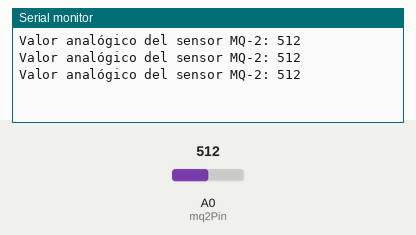
A sketch run on a simulated Arduino Uno, built with avr-gcc and run on an emulated ATmega328P. Shown: the last lines printed to the serial monitor. The inputs (shaded band) are chosen by the test bench; at power-on: A0 (mq2Pin) = 512.

Above: at 1.3 s.
1.4 s: A0 (mq2Pin) set to 716
At 1.9 s:
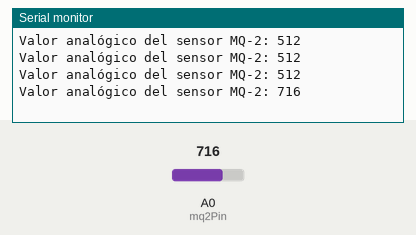
2.9 s: A0 (mq2Pin) set to 900
At 3.4 s:
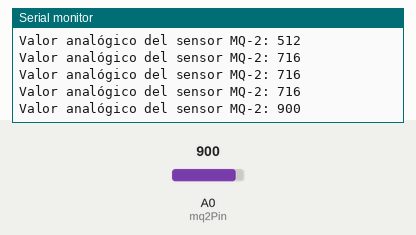
Timing chart, 0 to 5.9 s (numbered marks = the images above; inputs shaded):
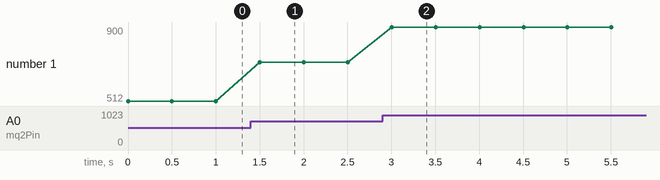

Measured:
- after the input at 1.4 s, the serial monitor: prints a new line after 0.10 s (image 1)
- after the input at 2.9 s, the serial monitor: prints a new line after 0.10 s (image 2)
- plotted number 1: 512 → 716 after the input at 1.4 s, 716 → 900 after the input at 2.9 s

The sketch:

MQ-2_PRUEBA.ino
```cpp
// Define el pin al que está conectado el sensor MQ-2
const int mq2Pin = A0; //  Pin analógico A0

void setup() {
  // Inicializa la comunicación serial para mostrar los datos
  Serial.begin(9600);
}

void loop() {
  // Lee el valor analógico del sensor
  int sensorValue = analogRead(mq2Pin);

  // Imprime el valor leído en el monitor serial
  Serial.print("Valor analógico del sensor MQ-2: ");
  Serial.println(sensorValue);

  // Espera un breve período de tiempo antes de la próxima lectura
  delay(500); // Espera 500 milisegundos
}
```
